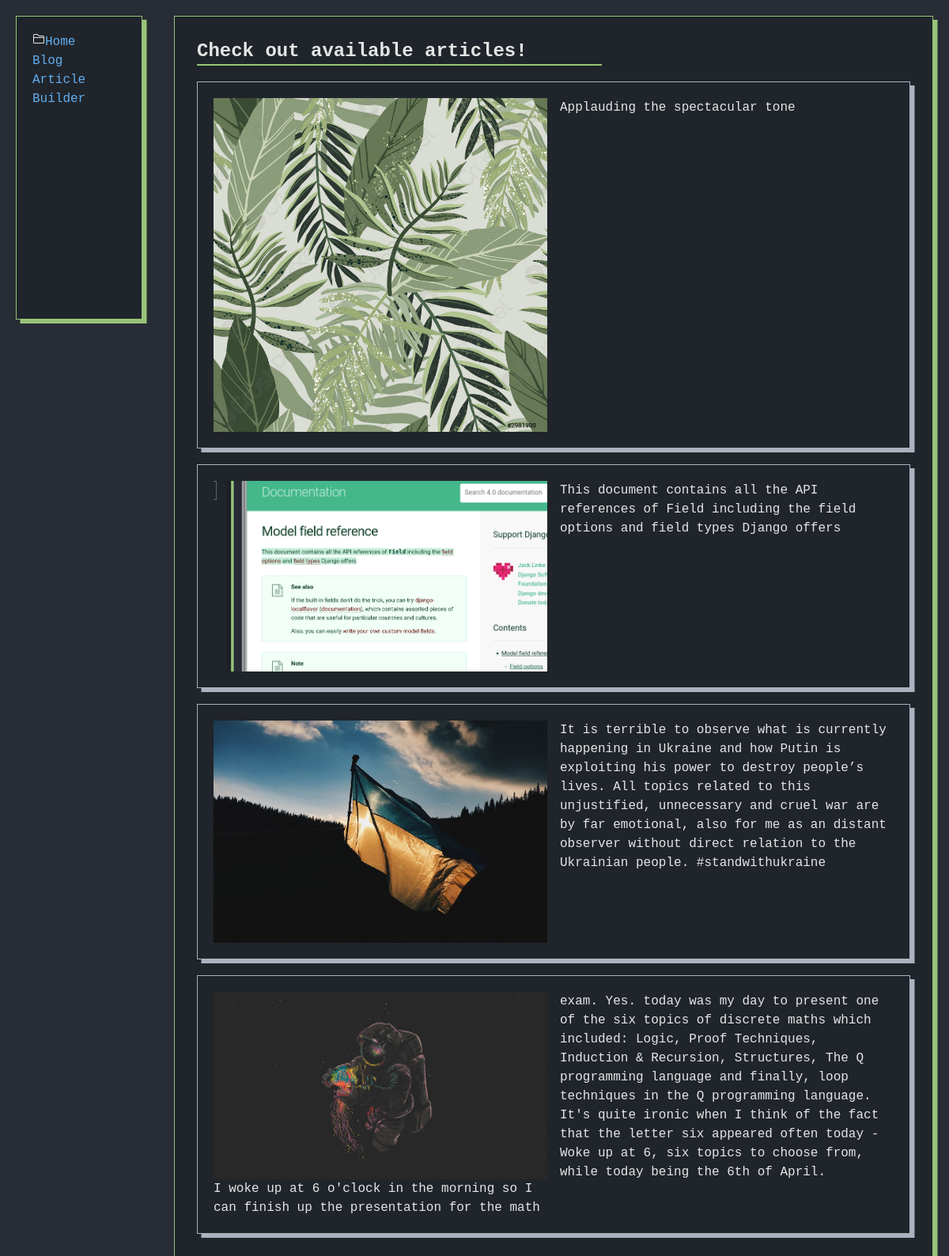
Screenshot of /blog/ with the database file from the repository.
### drgmik/models.py (models this page shows, shortened)
class Article(models.Model):
    title = models.CharField(max_length=500)
    abstract = models.CharField(max_length=500)
    cover_img = ForeignKey("Image", on_delete=models.CASCADE, related_name="cover_img_fk")

class Line(models.Model):
    index = models.PositiveIntegerField()
    heading = models.CharField(max_length=500, blank=True)
    article = models.ForeignKey(Article, on_delete=models.CASCADE, null=True)
    class Meta:
        abstract = True

class Image(Line):
    title = models.CharField(max_length=500)
    height = models.PositiveSmallIntegerField()
    width = models.PositiveSmallIntegerField()
    img = models.ImageField(
        upload_to="uploads", height_field="height", width_field="width")

### blog/views.py (the view)
# urls.py: path("", views.index, name="blog.index"),
def index(request):
    aritcle_controller = ArticleController(ArticleRepo(), ImageRepo())
    result = aritcle_controller.get_all()
    if result.is_error():
        return render(request, "drgmik/404.html",
                      context={"err": result.err})
    return render(request, "blog/index.html",
                  context={"suc": result.suc})

### drgmik/controllers/ArticleController.py (called while the page is built)
    def get_all(self) -> Result:
        try:
            articles = self.article_repo.all()
            return succed(articles)
        except Error as err:
            return fail(err)

### drgmik/controllers/Result.py (called while the page is built)
def succed(suc) -> Result:
    return Result(suc, None)

    def is_error(self) -> bool:
        return self.err is not None

### drgmik/repositories/ArticleRepo.py (called while the page is built)
    def all(self):
        return Article.objects.all()

### blog/templates/blog/index.html
{% extends "drgmik/_base.html" %}
{% block content %}
<div class="h-full grid grid-cols-6">
	{% include "drgmik/_navbar.html" %}
	<div class="overflow-y-scroll col-span-5 bg-dark-900/75 transition
		hover:bg-dark-900 border border-green shadow-md shadow-green p-7 m-5">
		<div>
			<h1 class="max-w-lg text-2xl border-b-2 border-green mb-5"><strong>Check out available articles!</strong></h1>
			{% for article in suc %}
			<a href="{% url 'blog.detail' article.id %}">
				<div class="columns-2 border border-light-900 shadow-md shadow-light-900 p-5 my-5">
					<img class="object-cover" src="/media/{{ article.cover_img.img }}">
					<h2>{{ article.abstract }}</h2>
				</div>
			</a>
			{% endfor %}
		</div>
	</div>
</div>
{% endblock %}

### drgmik/templates/drgmik/_base.html (shortened to what this page needs)
{% load static %}
<!DOCTYPE html>
<html lang="en">
<head>
	{% include "drgmik/_head.html" %}
</head>
<body class="font-mono text-light-500 h-screen bg-dark-500">
	{% block content %}
	{% endblock %}
</body>
</html>

### drgmik/templates/drgmik/_head.html
{% load static %}
<link href="{% static 'css/dist/output.css' %}" rel="stylesheet">

### drgmik/templates/drgmik/_navbar.html (shortened to what this page needs)
<header>
	<div
		class="h-96 font-mono text-light-500 bg-dark-900/75 transition
			hover:bg-dark-900 border border-green shadow-md shadow-green p-5 m-5">
		<ul>
			<li>
				<div class="flex align-baseline">
					<a class="text-blue hover:text-purple" href="/">Home</a>
				</div>
			</li>
			<li>
					<a class="text-blue hover:text-purple" href="{% url 'blog.index' %}">Blog</a>
			</li>
			<li>
					<a class="text-blue hover:text-purple" href="{% url 'builder.index' %}">Article Builder</a>
			</li>
		</ul>
	</div>
</header>

### rows the page displays
Article: cover_img.img (picture), abstract "Applauding the spectacular tone"
Article: cover_img.img (picture), abstract "This document contains all the API references of Field including the field options and field types Django offers"
Article: cover_img.img (picture), abstract "It is terrible to observe what is currently happening in Ukraine and how Putin is exploiting his power to destroy people’s lives. All topics related to this unjustified, unnecessary and cruel war are by far emotional, also for me as an distant observer without direct relation to the Ukrainian people. #standwithukraine"
Article: cover_img.img (picture), abstract "I woke up at 6 o'clock in the morning so I can finish up the presentation for the math exam. Yes. today was my day to present one of the six topics of discrete maths which included: Logic, Proof Techniques, Induction & Recursion, Structures, The Q programming language and finally, loop techniques in the Q programming language. It's quite ironic when I think of the fact that the letter six appeared often today - Woke up at 6, six topics to choose from, while today being the 6th of April."
